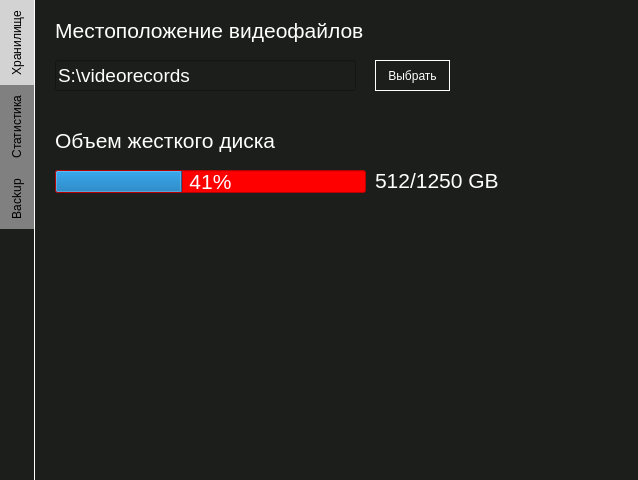
<?xml version="1.0" encoding="UTF-8"?>
<ui version="4.0">
 <class>Form</class>
 <widget class="QWidget" name="Form">
  <property name="geometry">
   <rect>
    <x>0</x>
    <y>0</y>
    <width>638</width>
    <height>480</height>
   </rect>
  </property>
  <property name="windowTitle">
   <string>Form</string>
  </property>
  <property name="styleSheet">
   <string notr="true">background:#1C1E1B;
color:#fff;</string>
  </property>
  <widget class="QTabWidget" name="tabWidget">
   <property name="geometry">
    <rect>
     <x>0</x>
     <y>0</y>
     <width>651</width>
     <height>491</height>
    </rect>
   </property>
   <property name="layoutDirection">
    <enum>Qt::LeftToRight</enum>
   </property>
   <property name="styleSheet">
    <string notr="true">QTabBar::tab {
  background: gray;
  color: #000;
  padding: 10px;

 }
 QTabBar::tab:selected {
  background: lightgray;
 }
QTabWidget::pane { 
   border-left: 1px solid #fff;
background:#1C1E1B;
	color:#fff
}
QTabWidget{
	background:#1C1E1B;
	color:#fff;
}</string>
   </property>
   <property name="tabPosition">
    <enum>QTabWidget::West</enum>
   </property>
   <property name="tabShape">
    <enum>QTabWidget::Rounded</enum>
   </property>
   <property name="currentIndex">
    <number>0</number>
   </property>
   <property name="elideMode">
    <enum>Qt::ElideLeft</enum>
   </property>
   <property name="tabBarAutoHide">
    <bool>false</bool>
   </property>
   <widget class="QWidget" name="tab">
    <attribute name="title">
     <string>Хранилище</string>
    </attribute>
    <widget class="QPushButton" name="pushButton">
     <property name="geometry">
      <rect>
       <x>340</x>
       <y>60</y>
       <width>75</width>
       <height>31</height>
      </rect>
     </property>
     <property name="styleSheet">
      <string notr="true">background:#1C1E1B;
color:#fff;
border:1px solid #fff;</string>
     </property>
     <property name="text">
      <string>Выбрать</string>
     </property>
    </widget>
    <widget class="QLineEdit" name="lineEdit">
     <property name="geometry">
      <rect>
       <x>20</x>
       <y>60</y>
       <width>301</width>
       <height>31</height>
      </rect>
     </property>
     <property name="font">
      <font>
       <pointsize>14</pointsize>
      </font>
     </property>
     <property name="styleSheet">
      <string notr="true">QLineEdit{
background:#1C1E1B;
color:#fff;
}
QLineEdit:hover{
background:none;
}</string>
     </property>
     <property name="text">
      <string>S:\videorecords</string>
     </property>
    </widget>
    <widget class="QLabel" name="label_4">
     <property name="geometry">
      <rect>
       <x>20</x>
       <y>10</y>
       <width>411</width>
       <height>41</height>
      </rect>
     </property>
     <property name="font">
      <font>
       <pointsize>16</pointsize>
      </font>
     </property>
     <property name="styleSheet">
      <string notr="true">background:none;</string>
     </property>
     <property name="text">
      <string>Местоположение видеофайлов</string>
     </property>
    </widget>
    <widget class="QLabel" name="label">
     <property name="geometry">
      <rect>
       <x>20</x>
       <y>120</y>
       <width>411</width>
       <height>41</height>
      </rect>
     </property>
     <property name="font">
      <font>
       <pointsize>16</pointsize>
      </font>
     </property>
     <property name="styleSheet">
      <string notr="true">background:none;</string>
     </property>
     <property name="text">
      <string>Объем жесткого диска</string>
     </property>
    </widget>
    <widget class="QProgressBar" name="progressBar">
     <property name="geometry">
      <rect>
       <x>20</x>
       <y>170</y>
       <width>311</width>
       <height>23</height>
      </rect>
     </property>
     <property name="font">
      <font>
       <pointsize>16</pointsize>
      </font>
     </property>
     <property name="styleSheet">
      <string notr="true">background:red;</string>
     </property>
     <property name="value">
      <number>41</number>
     </property>
    </widget>
    <widget class="QLabel" name="label_5">
     <property name="geometry">
      <rect>
       <x>340</x>
       <y>160</y>
       <width>161</width>
       <height>41</height>
      </rect>
     </property>
     <property name="font">
      <font>
       <pointsize>16</pointsize>
      </font>
     </property>
     <property name="styleSheet">
      <string notr="true">background:none;</string>
     </property>
     <property name="text">
      <string>512/1250 GB</string>
     </property>
    </widget>
   </widget>
   <widget class="QWidget" name="tab_2">
    <attribute name="title">
     <string>Статистика</string>
    </attribute>
    <widget class="QLabel" name="label_2">
     <property name="geometry">
      <rect>
       <x>30</x>
       <y>20</y>
       <width>241</width>
       <height>31</height>
      </rect>
     </property>
     <property name="font">
      <font>
       <pointsize>16</pointsize>
      </font>
     </property>
     <property name="styleSheet">
      <string notr="true">background:none;</string>
     </property>
     <property name="text">
      <string>Всего видео: 15</string>
     </property>
    </widget>
    <widget class="QLabel" name="label_3">
     <property name="geometry">
      <rect>
       <x>30</x>
       <y>70</y>
       <width>241</width>
       <height>31</height>
      </rect>
     </property>
     <property name="font">
      <font>
       <pointsize>16</pointsize>
      </font>
     </property>
     <property name="styleSheet">
      <string notr="true">background:none;</string>
     </property>
     <property name="text">
      <string>Всего пользователей: 9</string>
     </property>
    </widget>
    <widget class="QLabel" name="label_6">
     <property name="geometry">
      <rect>
       <x>30</x>
       <y>120</y>
       <width>501</width>
       <height>31</height>
      </rect>
     </property>
     <property name="font">
      <font>
       <pointsize>16</pointsize>
      </font>
     </property>
     <property name="styleSheet">
      <string notr="true">background:none;</string>
     </property>
     <property name="text">
      <string>Общая длительность видео: 2 часов</string>
     </property>
    </widget>
   </widget>
   <widget class="QWidget" name="tab_3">
    <attribute name="title">
     <string>Backup</string>
    </attribute>
    <widget class="QPushButton" name="pushButton_2">
     <property name="geometry">
      <rect>
       <x>60</x>
       <y>30</y>
       <width>231</width>
       <height>41</height>
      </rect>
     </property>
     <property name="styleSheet">
      <string notr="true">background:#1C1E1B;
color:#fff;
border:1px solid #fff;</string>
     </property>
     <property name="text">
      <string>Сделать резервную копию</string>
     </property>
    </widget>
    <widget class="QPushButton" name="pushButton_3">
     <property name="geometry">
      <rect>
       <x>340</x>
       <y>30</y>
       <width>231</width>
       <height>41</height>
      </rect>
     </property>
     <property name="styleSheet">
      <string notr="true">background:#1C1E1B;
color:#fff;
border:1px solid #fff;</string>
     </property>
     <property name="text">
      <string>Восстановить из резервной копии</string>
     </property>
    </widget>
   </widget>
  </widget>
 </widget>
 <resources/>
 <connections/>
</ui>
